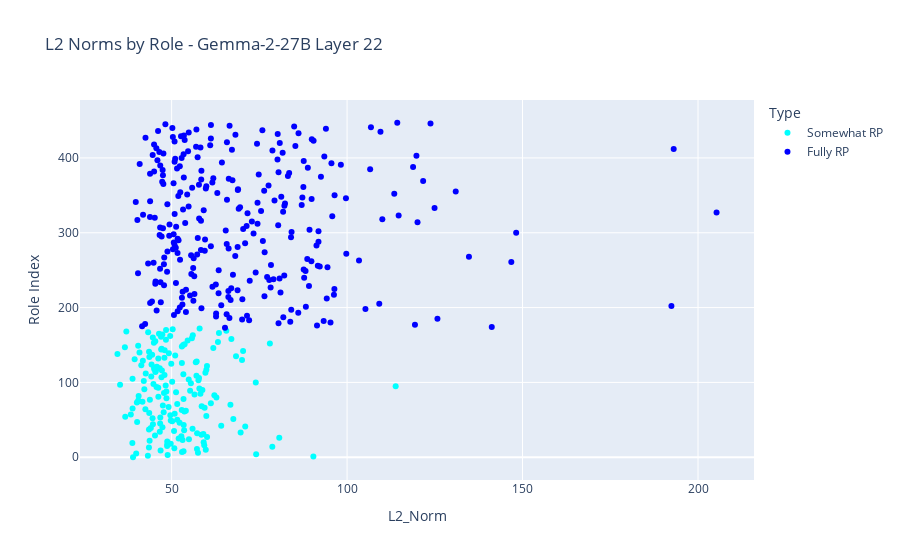

The cell this chart's notebook holds for it:
### Code cell
# Alternative: Scatter plot with hover labels showing role names
import plotly.express as px

# Create dataframe with norms and labels
somewhat_rp_labels = role_labels[:n_pos_2]
fully_rp_labels = role_labels[n_pos_2:]

df = pd.DataFrame({
    'L2_Norm': np.concatenate([somewhat_rp_norms, fully_rp_norms]),
    'Type': ['Somewhat RP'] * len(somewhat_rp_norms) + ['Fully RP'] * len(fully_rp_norms),
    'Role': role_labels,
    'Index': range(len(role_labels))
})

# Create scatter plot
fig = px.scatter(df, 
                 x='L2_Norm', 
                 y='Index',
                 color='Type',
                 color_discrete_map={'Somewhat RP': 'cyan', 'Fully RP': 'blue'},
                 hover_data=['Role'],
                 title=f'L2 Norms by Role - {model_name} Layer {layer}',
                 labels={'Index': 'Role Index'})

fig.show()

### Figure 1 — Plotly figure (JSON) as saved in the notebook; plotly's stock layout.template omitted (floating-point values rounded to 4 significant figures; data arrays with more than 128 entries replaced by an {"elided": "..."} marker saying what was removed)
{"data": [{"customdata": {"elided": "173x1 str values"}, "hovertemplate": "Type=Somewhat RP<br>L2_Norm=%{x}<br>Role Index=%{y}<br>Role=%{customdata[0]}<extra></extra>", "legendgroup": "Somewhat RP", "marker": {"color": "cyan", "symbol": "circle"}, "mode": "markers", "name": "Somewhat RP", "orientation": "v", "showlegend": true, "type": "scatter", "x": {"elided": "173 float values"}, "xaxis": "x", "y": {"elided": "173 int values"}, "yaxis": "y"}, {"customdata": {"elided": "275x1 str values"}, "hovertemplate": "Type=Fully RP<br>L2_Norm=%{x}<br>Role Index=%{y}<br>Role=%{customdata[0]}<extra></extra>", "legendgroup": "Fully RP", "marker": {"color": "blue", "symbol": "circle"}, "mode": "markers", "name": "Fully RP", "orientation": "v", "showlegend": true, "type": "scatter", "x": {"elided": "275 float values"}, "xaxis": "x", "y": {"elided": "275 int values"}, "yaxis": "y"}], "layout": {"legend": {"title": {"text": "Type"}, "tracegroupgap": 0}, "title": {"text": "L2 Norms by Role - Gemma-2-27B Layer 22"}, "xaxis": {"anchor": "y", "domain": [0, 1], "title": {"text": "L2_Norm"}}, "yaxis": {"anchor": "x", "domain": [0, 1], "title": {"text": "Role Index"}}}}
